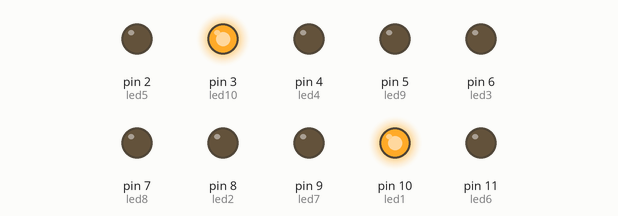
This sketch was run on a simulated Arduino Uno, built with avr-gcc and run on an emulated ATmega328P. On the bench: output pins drawn as LEDs (lit = HIGH).

Above: at 0.05 s.
At 0.65 s:
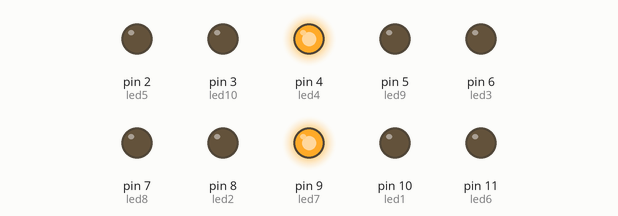
At 0.75 s:
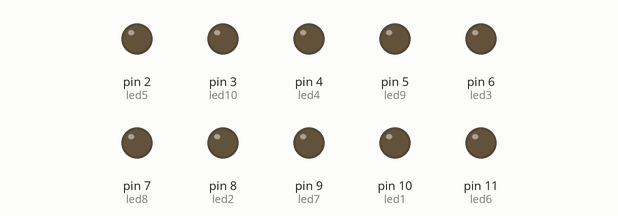
At 1.45 s:
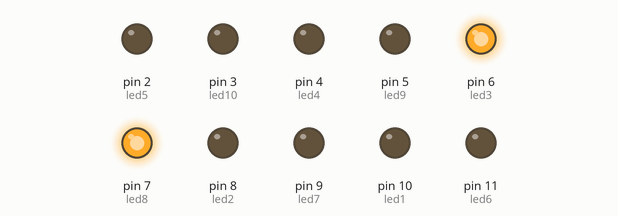
At 2.25 s:
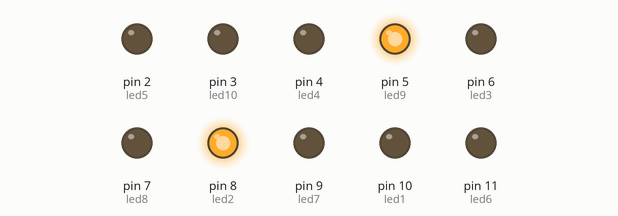
At 2.85 s:
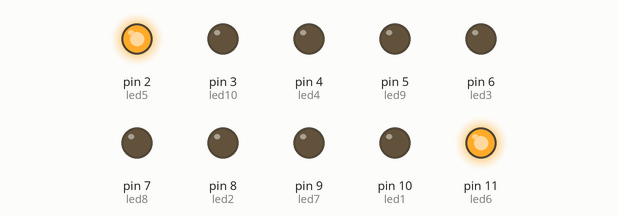
Timing chart, 0 to 3.1 s (numbered marks = the images above):
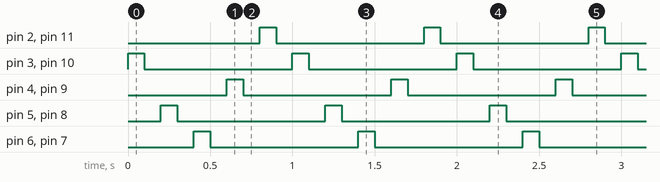

The sketch:

challengeLED6.ino
```cpp
#define led1 10
#define led2 8
#define led3 6
#define led4 4
#define led5 2
#define led6 11
#define led7 9
#define led8 7
#define led9 5
#define led10 3

void setup()
{
    pinMode(led1, OUTPUT);
    pinMode(led2, OUTPUT);
    pinMode(led3, OUTPUT);
    pinMode(led4, OUTPUT);
    pinMode(led5, OUTPUT);
    pinMode(led6, OUTPUT);
    pinMode(led7, OUTPUT);
    pinMode(led8, OUTPUT);
    pinMode(led9, OUTPUT);
    pinMode(led10, OUTPUT);
}

void loop()
{
  digitalWrite(led1, HIGH);
  digitalWrite(led10, HIGH);
  delay(100); // Wait for 100 millisecond(s)
  digitalWrite(led1, LOW);
  digitalWrite(led10, LOW);
  delay(100);

  digitalWrite(led2, HIGH);
  digitalWrite(led9, HIGH);
  delay(100);
  digitalWrite(led2, LOW);
  digitalWrite(led9, LOW);
  delay(100);

  digitalWrite(led3, HIGH);
  digitalWrite(led8, HIGH);
  delay(100);
  digitalWrite(led3, LOW);
  digitalWrite(led8, LOW);
  delay(100);

  digitalWrite(led4, HIGH);
  digitalWrite(led7, HIGH);
  delay(100);
  digitalWrite(led4, LOW);
  digitalWrite(led7, LOW);
  delay(100);

  digitalWrite(led5, HIGH);
  digitalWrite(led6, HIGH);
  delay(100);
  digitalWrite(led5, LOW);
  digitalWrite(led6, LOW);
  delay(100);

}
```

Measured:
- by itself, pin 2 (led5), pin 3 (led10), pin 4 (led4), pin 5 (led9), pin 6 (led3), pin 7 (led8), pin 8 (led2), pin 9 (led7), pin 10 (led1), pin 11 (led6): alternates HIGH for 0.10 s and LOW for 0.90 s
- by itself, everything shown: repeats every 1.0 s, in 10 steps
